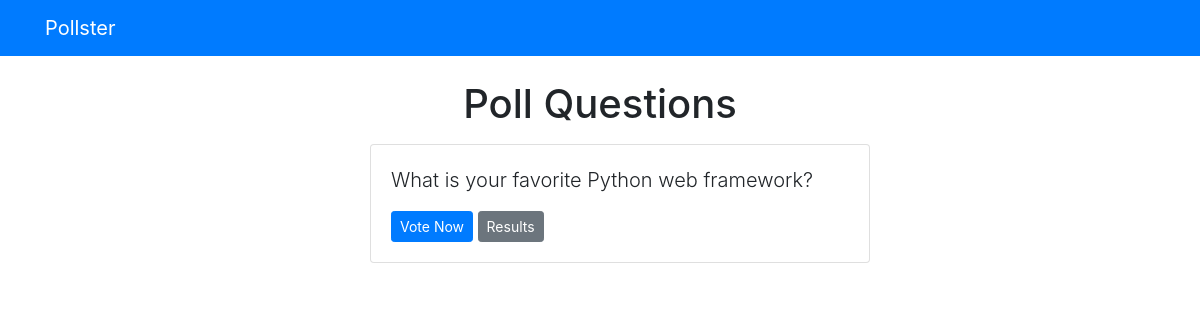
Before: / with the older database file.
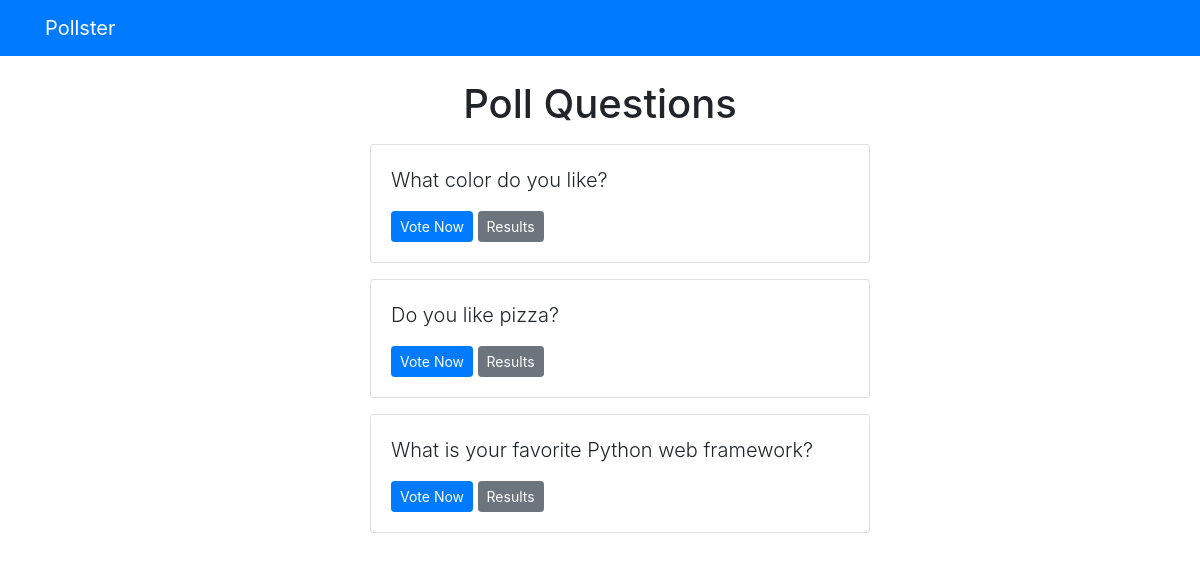
After: the same page with the newer database file.
### polls/models.py (models this page shows, shortened)
class Question(models.Model):
    question_text = models.CharField(max_length=200)
    pub_date = models.DateTimeField('date published')

### polls/views.py (the view)
# urls.py: path('', HomeView.as_view(), name='index'),
class HomeView(ListView):
    model = Question
    template_name = 'polls/index.html'
    ordering = '-pub_date'

### templates/polls/index.html
{% extends 'base.html' %}
{% block content%}
<h1 class="text-center mb-3"> Poll Questions</h1>
    <ul>
    {% for object in object_list %}
        <div class="card mb-3">
                <div class="card-body">
                    <p class="lead">{{object.question_text}}</p>
                    <a href="{% url 'polls:detail' object.id %}" class="btn btn-primary btn-sm">Vote Now</a>
                    <a href="{% url 'polls:results' object.id %}" class="btn btn-secondary btn-sm">Results</a>
                </div>
        </div>
        {% empty %}
        <p>No polls available.</p>
    {% endfor %}
    </ul>
{% endblock %}

### templates/base.html (shortened to what this page needs)
<!doctype html>
<html lang="en">
  <head>
    <link rel="stylesheet" href="https://stackpath.bootstrapcdn.com/bootstrap/4.3.1/css/bootstrap.min.css">
  </head>
  <body>
  {% include 'partials/_navbar.html' %}
  <div class="container">
      <div class="row">
          <div class="col-md-6 m-auto">
                {% block content%}
                {% endblock %}
          </div>
      </div>
  </div>
  </body>
</html>

### templates/partials/_navbar.html
<nav class="navbar navbar-dark bg-primary mb-4">
    <div class="container">
        <a class="navbar-brand" href="/">Pollster</a>
    </div>
</nav>

Changed rows visible on the page:
added Question: question_text "What color do you like?"
added Question: question_text "Do you like pizza?"
